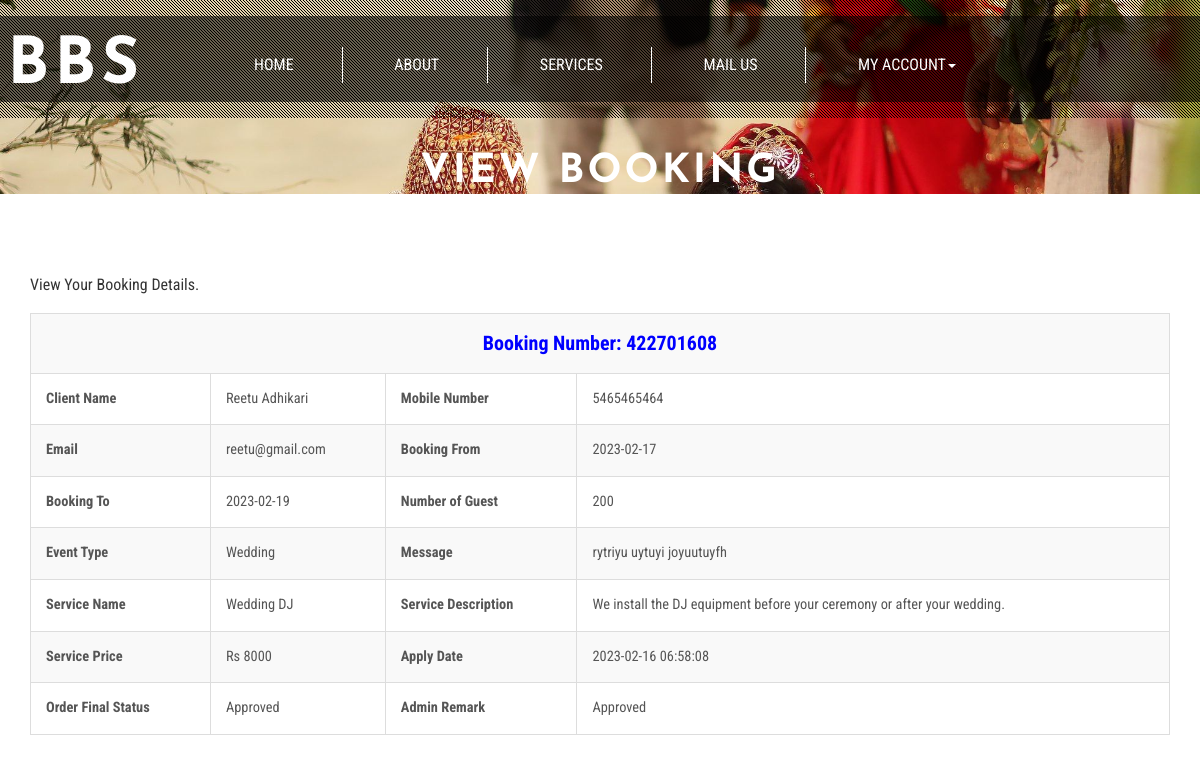
The page /view-booking-detail.php?editid=1&&bookingid=422701608 (signed in) on the database its author committed.
### tables this page shows
CREATE TABLE `tblbooking` (
  `ID` int(10) NOT NULL,
  `BookingID` int(10) DEFAULT NULL,
  `ServiceID` int(10) DEFAULT NULL,
  `UserID` int(5) DEFAULT NULL,
  `BookingFrom` date DEFAULT NULL,
  `BookingTo` date DEFAULT NULL,
  `EventType` varchar(200) DEFAULT NULL,
  `Numberofguest` int(10) DEFAULT NULL,
  `Message` mediumtext DEFAULT NULL,
  `BookingDate` timestamp NULL DEFAULT current_timestamp(),
  `Remark` varchar(200) DEFAULT NULL,
  `Status` varchar(200) DEFAULT NULL,
  `PaymentIDX` varchar(200) DEFAULT NULL,
  `UpdationDate` timestamp NULL DEFAULT NULL ON UPDATE current_timestamp()
);

CREATE TABLE `tbluser` (
  `ID` int(10) NOT NULL,
  `FullName` varchar(200) DEFAULT NULL,
  `MobileNumber` bigint(10) DEFAULT NULL,
  `Email` varchar(200) DEFAULT NULL,
  `Password` varchar(200) DEFAULT NULL,
  `RegDate` timestamp NULL DEFAULT current_timestamp()
);

CREATE TABLE `tblservice` (
  `ID` int(10) NOT NULL,
  `ServiceName` varchar(200) DEFAULT NULL,
  `SerDes` varchar(250) NOT NULL,
  `ServicePrice` varchar(200) DEFAULT NULL,
  `CreationDate` timestamp NULL DEFAULT current_timestamp()
);

### view-booking-detail.php (the view, shortened to what this page needs)
<?php
if (strlen($_SESSION['obbsuid']==0)) {
  header('location:logout.php');
  } else{
?>
<!DOCTYPE html>
<html lang="en">
<head>
<link href="css/bootstrap.css" rel="stylesheet" type="text/css" media="all" />
<link rel="stylesheet" href="css/style1.css" type="text/css" media="all" />
<link href="css/font-awesome.css" rel="stylesheet">
</head>
<body>
	<div class="banner jarallax">
		<div class="agileinfo-dot">
		<?php include_once('includes/header.php');?>
			<div class="wthree-heading">
				<h2>View Booking</h2>
			</div>
		</div>
	<div class="about-top">
		<div class="container">
			<div class="wthree-services-bottom-grids">
				<p class="wow fadeInUp animated" data-wow-delay=".5s">View Your Booking Details.</p>
					<div class="bs-docs-example wow fadeInUp animated" data-wow-delay=".5s">
						 <?php
                  $uid=$_SESSION['obbsuid'];
$bid = $_GET['bookingid'];
$sql="SELECT tbluser.FullName,tbluser.MobileNumber,tbluser.Email,tblbooking.BookingID,tblbooking.BookingDate,tblbooking.BookingFrom,tblbooking.BookingTo,tblbooking.EventType,tblbooking.Numberofguest,tblbooking.Message, tblbooking.Remark,tblbooking.Status,tblbooking.UpdationDate,tblservice.ServiceName,tblservice.SerDes,tblservice.ServicePrice,Remark from tblbooking join tblservice on tblbooking.ServiceID=tblservice.ID join tbluser on tbluser.ID=tblbooking.UserID  where tblbooking.BookingID='$bid'";
$query = $dbh -> prepare($sql);
$query-> bindParam(':uid', $uid, PDO::PARAM_STR);
$query->execute();
$results=$query->fetchAll(PDO::FETCH_OBJ);
$cnt=1;
if($query->rowCount() > 0)
{
foreach($results as $row)
{               ?>
                            <table border="1" class="table table-bordered table-striped table-vcenter js-dataTable-full-pagination">
                                <tr>
                                    <th colspan="5" style="text-align: center;font-size: 20px;color: blue;">Booking Number: <?php  echo $row->BookingID;?>
                                    </th>
                                </tr>
                                            <tr>
    <th>Client Name</th>
    <td><?php  echo $row->FullName;?></td>
     <th>Mobile Number</th>
    <td><?php  echo $row->MobileNumber;?></td>
  </tr>
  <tr>
   <th>Email</th>
    <td><?php  echo $row->Email;?></td>
     <th>Booking From</th>
    <td><?php  echo $row->BookingFrom;?></td>
  </tr>
   <tr>
   <th>Booking To</th>
    <td><?php  echo $row->BookingTo;?></td>
    <th>Number of Guest</th>
    <td><?php  echo $row->Numberofguest;?></td>
  </tr>
  <tr>
    <th>Event Type</th>
    <td><?php  echo $row->EventType;?></td>
    <th>Message</th>
    <td><?php  echo $row->Message;?></td>
  </tr>
  <tr>
    <th>Service Name</th>
    <td><?php  echo $row->ServiceName;?></td>
    <th>Service Description</th>
    <td><?php  echo $row->SerDes;?></td>
  </tr>
   <tr>
    <th>Service Price</th>
    <td>Rs <?php  echo $row->ServicePrice;?></td>
    <th>Apply Date</th>
    <td><?php  echo $row->BookingDate;?></td>
  </tr>
  <tr>
     <th>Order Final Status</th>
    <td> <?php  $status=$row->Status;
if($row->Status=="Approved")
{
  echo "Approved";
}
     ;?></td>
     <th >Admin Remark</th>
    <?php if($row->Status==""){ ?>
                     <td><?php echo "Not Updated Yet"; ?></td>
<?php } else { ?>                  <td><?php  echo htmlentities($row->Remark);?>
                  </td>
                  <?php } ?>
  </tr>
<?php $cnt=$cnt+1;}} ?>
</table>
					</div>
			</div>
		</div>
	</div>
</body>
</html><?php }  ?>

### css/style1.css (style rules this page uses)
html, body { font-size: 100%; font-family: "Roboto Condensed", sans-serif; }
body { background: #ffffff; }
.banner { background: url(../images/home.jpg) no-repeat 0px 147px; background-size: cover; }
.agileinfo-dot { background: url(../images/dott.png) repeat 0px 0px; background-size: 3px; -webkit-background-size: 3px; -moz-background-size: 3px; -o-background-size: 3px; -ms-background-size: 3px; padding: 1em 0; }
.jarallax { position: relative; background-size: cover; background-repeat: no-repeat; background-position: 50% 50%; }
.banner-bottom, .services, .services-bottom, footer, .about-top, .agile-dot, .team, .gallery, .codes, .typography, .contact, .single { padding: 4em 0; }
.wthree-heading { margin: 2em 0 1em; }
.wthree-heading h2 { color: #ffffff; font-size: 2.5em; text-align: center; margin: 0; letter-spacing: 3px; font-weight: 800; text-transform: uppercase; font-family: "Josefin Sans", sans-serif; }
.table > thead > tr > th, .table > tbody > tr > th, .table > tfoot > tr > th, .table > thead > tr > td, .table > tbody > tr > td, .table > tfoot > tr > td { border-top: none !important; }
.bs-docs-example { margin: 1em 0; }
.table td, .table > tbody > tr > td, .table > tbody > tr > th, .table > tfoot > tr > td, .table > tfoot > tr > th, .table > thead > tr > td, .table > thead > tr > th { padding: 15px !important; }
.table > thead > tr > th, .table > tbody > tr > th, .table > tfoot > tr > th, .table > thead > tr > td, .table > tbody > tr > td, .table > tfoot > tr > td { font-size: 0.9em; color: #555; border-top: none !important; }

### css/notification.css (style rules this page uses)
body { margin: 0px; }

### rows shown on the page
tblbooking: BookingID "422701608", UserID.FullName "Reetu Adhikari", UserID.MobileNumber "5465465464", UserID.Email "reetu@gmail.com", BookingFrom "2023-02-17", BookingTo "2023-02-19", Numberofguest "200", EventType "Wedding", Message "rytriyu uytuyi joyuutuyfh", ServiceID.ServiceName "Wedding DJ", ServiceID.SerDes "We install the DJ equipment before your ceremony or after your wedding.", ServiceID.ServicePrice "8000", BookingDate "2023-02-16 06:58:08", Status "Approved", Remark "Approved"
